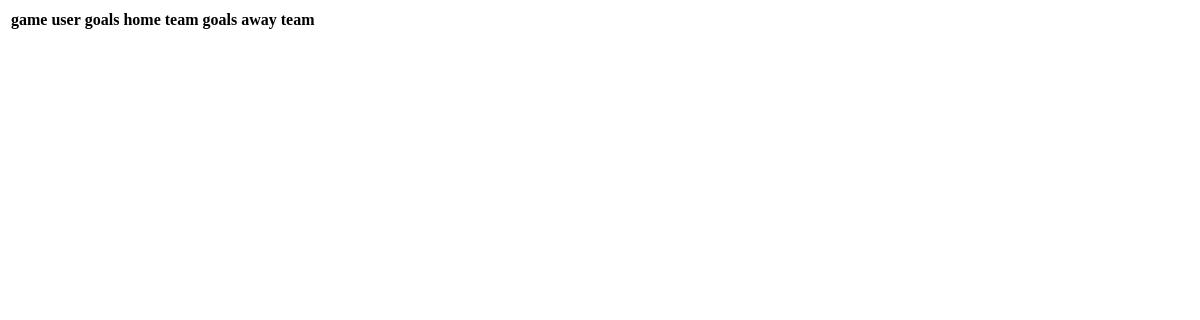
The app's page /votes/18/predictions, older data.
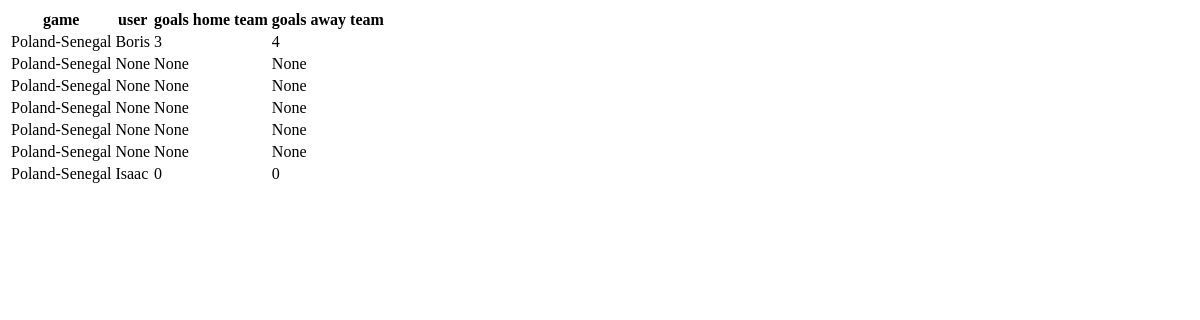
The same page, newer data.
### votes/models.py (models this page shows, shortened)
class Prediction(models.Model):
    game = models.ForeignKey(Game, on_delete=models.CASCADE, null=True)
    user = models.CharField(max_length=50, null=True)
    goals_home_team = models.IntegerField(null=True)
    goals_away_team = models.IntegerField(null=True)

class Game(models.Model):
    round = models.CharField(max_length=50, null=True)
    date = models.DateTimeField(null=True)
    home_team = models.CharField(max_length=50, null=True)
    away_team = models.CharField(max_length=50, null=True)
    def __str__(self):
        return '%s-%s' % (self.home_team, self.away_team)

### votes/views.py (the view)
# urls.py: path('<int:game_id>/predictions', views.predictions, name='predictions'),
def predictions(request, game_id):
    predictions = Prediction.objects.filter(game=Game.objects.get(pk=game_id))
    context = {'predictions': predictions}
    return render(request, 'votes/predictions.html', context)

### votes/templates/votes/predictions.html
<table>
  <tr>
    <th>game</th>
    <th>user</th>
    <th>goals home team</th>
    <th>goals away team</th>
  </tr>
  {% for prediction in predictions %}
      <tr>
        <td>{{ prediction.game }}</td>
        <td>{{ prediction.user }}</td>
        <td>{{ prediction.goals_home_team }}</td>
        <td>{{ prediction.goals_away_team }}</td>
      </tr>
  {% endfor %}
</table>

Row changes from the older to the newer data that the page shows:
added Prediction: game "Poland-Senegal", user "Boris", goals_home_team "3", goals_away_team "4"
added Prediction: game "Poland-Senegal", user "None", goals_home_team "None", goals_away_team "None"
added Prediction: game "Poland-Senegal", user "None", goals_home_team "None", goals_away_team "None"
added Prediction: game "Poland-Senegal", user "None", goals_home_team "None", goals_away_team "None"
added Prediction: game "Poland-Senegal", user "None", goals_home_team "None", goals_away_team "None"
added Prediction: game "Poland-Senegal", user "None", goals_home_team "None", goals_away_team "None"
added Prediction: game "Poland-Senegal", user "Isaac", goals_home_team "0", goals_away_team "0"
